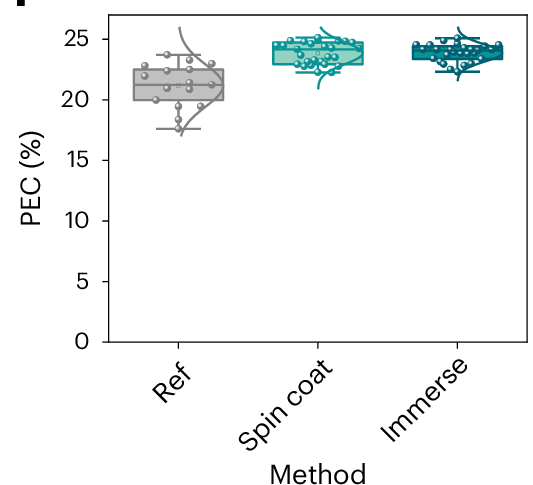

Reproduce this figure in Python.
import matplotlib.pyplot as plt
import numpy as np

# --- Data Simulation ---
# Ref
data_ref = np.random.normal(21.5, 1.5, 20)
# Spin coat
data_spin = np.random.normal(24.0, 0.8, 25)
# Immerse
data_imm = np.random.normal(24.2, 0.6, 25)

# --- Plotting ---
fig, ax = plt.subplots(figsize=(5, 5), dpi=150)

# Colors
c_ref = 'gray'
c_spin = '#40B0A6' # Teal
c_imm = '#005566' # Dark Teal

# 1. Boxplots
bplot = ax.boxplot([data_ref, data_spin, data_imm], positions=[1, 2, 3], widths=0.5,
                   patch_artist=True, showfliers=False)

# Color boxes
colors = [c_ref, c_spin, c_imm]
for patch, color in zip(bplot['boxes'], colors):
    patch.set_facecolor(color)
    patch.set_alpha(0.6)
    patch.set_edgecolor(color)
    patch.set_linewidth(2)

for element in ['whiskers', 'caps', 'medians']:
    plt.setp(bplot[element], color='gray', linewidth=1.5)

# 2. Scatter (Jittered)
x_ref = np.random.normal(1, 0.1, len(data_ref))
ax.scatter(x_ref, data_ref, color='gray', edgecolor='white', s=30, alpha=0.8)

x_spin = np.random.normal(2, 0.1, len(data_spin))
ax.scatter(x_spin, data_spin, color=c_spin, edgecolor='white', s=30, alpha=0.8)

x_imm = np.random.normal(3, 0.1, len(data_imm))
ax.scatter(x_imm, data_imm, color=c_imm, edgecolor='white', s=30, alpha=0.8)

# 3. Density Curves (Half Violin approximation)
# Just drawing a smooth curve to right of box
for i, (data, col) in enumerate(zip([data_ref, data_spin, data_imm], colors)):
    pos = i + 1
    # Simple KDE-like curve
    y_kde = np.linspace(min(data), max(data), 50)
    # Gaussian
    mu = np.mean(data)
    sigma = np.std(data)
    x_kde = pos + 0.4 * np.exp(-((y_kde - mu)/sigma)**2)
    ax.plot(x_kde, y_kde, color=col, lw=1.5)

# Styling
ax.set_xticks([1, 2, 3])
ax.set_xticklabels(['Ref', 'Spin coat', 'Immerse'], rotation=45, ha='right', fontsize=14)
ax.set_ylabel('PEC (%)', fontsize=14)
ax.set_xlabel('Method', fontsize=14)
ax.set_ylim(0, 27)

# Ticks
ax.minorticks_on()
ax.tick_params(direction='out', top=False, right=False)

plt.tight_layout()
plt.show()
